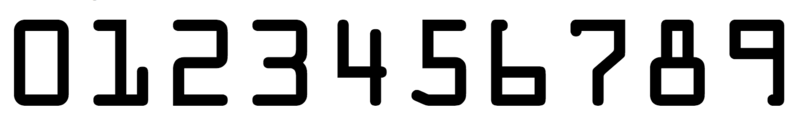
#> input picture src/ocr_a_reference.png, 800 x 126 px
$ python ocr_template_match.py --image ocr_a_reference.png --template ocr_a_reference.png   (older library calls are emulated)
#> lines starting #> are read from the running program, lines starting #| are printed output that depends on the picture; after the words box and inside, x2 and y2 are one past the last pixel; in counts of white or black regions, pixels touching at a corner belong together
### src/myutils.py
import cv2

def sort_contours(cnts, method="left-to-right"):
    reverse = False
    i = 0

    if method == "right-to-left" or method == "bottom-to-top":
        reverse = True

    if method == "top-to-bottom" or method == "bottom-to-top":
        i = 1
    boundingBoxes = [cv2.boundingRect(c) for c in cnts] #用一个最小的矩形，把找到的形状包起来x,y,h,w
    (cnts, boundingBoxes) = zip(*sorted(zip(cnts, boundingBoxes),
                                        key=lambda b: b[1][i], reverse=reverse))
    # what's zip() get is a list of tuple
    # key parameter is to get the value of the iterable, which the sorting depend on
    # the key parameter is a function acting on every element in the first parameter of the sort() function, i.e. a iterablle object, it is a list of tuple generated by zip() here
    # Thus, the input of anonymous fuction lambda b, is the element of zip(cnt, boundingBoxes), i.e. a tuple like (countour, boundingBoxes)
    # Thus b[1] means the second element of tuple, i.e. the bounding box (x,y,w, h), and b[1][i] means sorting depend of the x(i=0), y(i=1)
    return cnts, boundingBoxes

# [13 lines left out: function resize, not called in this run]

### src/ocr_template_match.py
# 导入工具包
from imutils import contours
import numpy as np
import argparse
import cv2
import myutils

# 设置参数
# argparse遍历命令行输入的值为字符串
ap = argparse.ArgumentParser()
ap.add_argument("-i", "--image", required=True,
	help="path to input image")
ap.add_argument("-t", "--template", required=True,
	help="path to template OCR-A image")
args = vars(ap.parse_args())		#args转换为字典格式

# 指定信用卡类型
FIRST_NUMBER = {
	"3": "American Express",
	"4": "Visa",
	"5": "MasterCard",
	"6": "Discover Card"
}
# 绘图展示
def cv_show(name,img):
	cv2.imshow(name, img)
	cv2.waitKey(0)
	cv2.destroyAllWindows()
# 读取一个模板图像
img = cv2.imread(args["template"])
#> img is the input picture: shape (126, 800, 3); mean B, G, R 200.7, 200.7, 200.7
cv_show('img',img)
# 灰度图
ref = cv2.cvtColor(img, cv2.COLOR_BGR2GRAY)
cv_show('ref',ref)
# 二值图像，在黑背景中找白字
ref = cv2.threshold(ref, 10, 255, cv2.THRESH_BINARY_INV)[1]
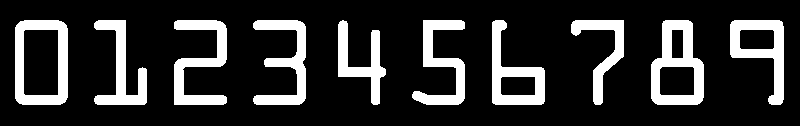
#> ref: shape (126, 800); 18.5% white; 10 white regions
cv_show('ref',ref)

# 计算轮廓
#cv2.findContours()函数接受的参数为二值图，即黑白的（不是灰度图）,cv2.RETR_EXTERNAL只检测外轮廓，cv2.CHAIN_APPROX_SIMPLE只保留终点坐标
#返回的list中每个元素都是图像中的一个轮廓

refCnts, hierarchy = cv2.findContours(ref.copy(), cv2.RETR_EXTERNAL,cv2.CHAIN_APPROX_SIMPLE)
#> refCnts = 10 contours; largest, box (x1, y1, x2, y2) and area: (15, 20, 68, 105) 4288, (651, 20, 704, 105) 3464, (730, 20, 784, 105) 2408, (492, 20, 545, 105) 2338, (174, 20, 227, 105) 1810

cv2.drawContours(img,refCnts,-1,(0,0,255),3)
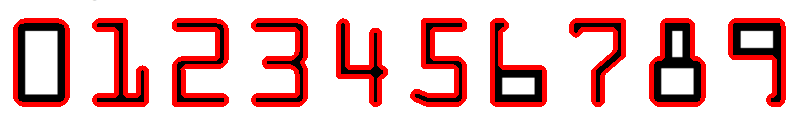
#> img: shape (126, 800, 3); 15.58% of pixels changed, all inside (x1, y1, x2, y2) = (13, 18, 786, 107)
cv_show('img',img)
print ([len(cnt) for cnt in refCnts])
#| [34, 37, 43, 26, 55, 38, 63, 45, 34, 30]
refBoxes = myutils.sort_contours(refCnts, method="left-to-right")[1] #排序，从左到右，从上到下
#> in sort_contours, `boundingBoxes = [cv2.boundingRect(c) for c in cnts]`: boundingBoxes = [(730, 20, 54, 85), (651, 20, 53, 85), (571, 20, 53, 85), (492, 20, 53, 85), (412, 20, 53, 85), (338, 20, 48, 85), (253, 20, 53, 85), (174, 20, 53, 85), (94, 20, 53, 85), (15, 20, 53, 85)]
#> in sort_contours, `(cnts, boundingBoxes) = zip(*sorted(zip(cnts, boundingBoxes), key=lamb..`: cnts has the same summary as refCnts outside sort_contours; boundingBoxes = ((15, 20, 53, 85), (94, 20, 53, 85), (174, 20, 53, 85), (253, 20, 53, 85), (338, 20, 48, 85), (412, 20, 53, 85), (492, 20, 53, 85), (571, 20, 53, 85), (651, 20, 53, 85), (730, 20, 54, 85))
#> refBoxes has the same summary as boundingBoxes in sort_contours
digits = {}


# 遍历每一个轮廓
for (i, b) in enumerate(refBoxes):
	# 计算外接矩形并且resize成合适大小
	(x, y, w, h) = b
	roi = ref[y:y + h, x:x + w]
	roi = cv2.resize(roi, (57, 88))

	# 每一个数字对应每一个模板
	digits[i] = roi
	cv_show('digits',roi)
#> this loop made 10 passes
#> (b, x, w) on passes 1 to 10: ((15, 20, 53, 85), 15, 53), ((94, 20, 53, 85), 94, 53), ((174, 20, 53, 85), 174, 53), ((253, 20, 53, 85), 253, 53), ((338, 20, 48, 85), 338, 48), ((412, 20, 53, 85), 412, 53), ((492, 20, 53, 85), 492, 53), ((571, 20, 53, 85), 571, 53), ((651, 20, 53, 85), 651, 53), ((730, 20, 54, 85), 730, 54)
#> pass 1, `roi = ref[y:y + h, x:x + w]`:
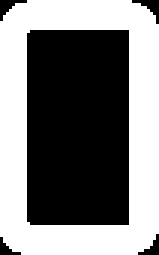
#> roi: shape (85, 53) (shown 3 times larger); 49% white; 1 white region, box (x1, y1, x2, y2) and area: (0, 0, 53, 85) 2206
#> pass 1, `roi = cv2.resize(roi, (57, 88))`:
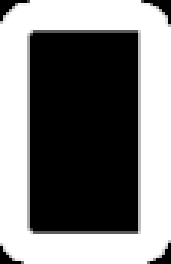
#> roi: shape (88, 57) (shown 3 times larger); min 0, max 255, mean 124.7
#> pass 2, `roi = ref[y:y + h, x:x + w]`:
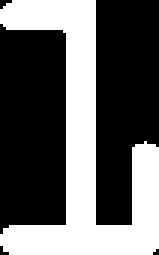
#> roi: shape (85, 53) (shown 3 times larger); 38.2% white; 1 white region, box (x1, y1, x2, y2) and area: (0, 0, 53, 85) 1720
#> pass 2, `roi = cv2.resize(roi, (57, 88))`:
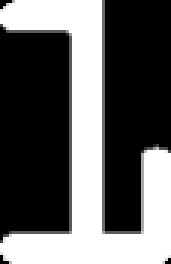
#> roi: shape (88, 57) (shown 3 times larger); min 0, max 255, mean 97.4
#> after the loop, digits = 10 items

# 初始化卷积核
# the size of kernel depends on the size of region you want to manipulate on
rectKernel = cv2.getStructuringElement(cv2.MORPH_RECT, (9, 3))
sqKernel = cv2.getStructuringElement(cv2.MORPH_RECT, (5, 5))

#读取输入图像，预处理
image = cv2.imread(args["image"])
cv_show('image',image)
image = myutils.resize(image, width=300)
gray = cv2.cvtColor(image, cv2.COLOR_BGR2GRAY)
cv_show('gray',gray)

#礼帽操作，突出更明亮的区域
tophat = cv2.morphologyEx(gray, cv2.MORPH_TOPHAT, rectKernel)
cv_show('tophat',np.hstack((tophat,gray)))


gradX = cv2.Sobel(tophat, ddepth=cv2.CV_32F, dx=1, dy=0, #ksize=-1相当于用3*3的
ksize=-1)

gradX = np.absolute(gradX)
(minVal, maxVal) = (np.min(gradX), np.max(gradX))
gradX = (255 * ((gradX - minVal) / (maxVal - minVal)))
gradX = gradX.astype("uint8")

print (np.array(gradX).shape)
cv_show('gradX',gradX)

#通过闭操作（先膨胀，再腐蚀）将数字连在一起
gradX = cv2.morphologyEx(gradX, cv2.MORPH_CLOSE, rectKernel)
cv_show('gradX',gradX)
#THRESH_OTSU会自动寻找合适的阈值，适合双峰，需把阈值参数设置为0
thresh = cv2.threshold(gradX, 0, 255,
	cv2.THRESH_BINARY | cv2.THRESH_OTSU)[1]
cv_show('thresh',thresh)

#再来一个闭操作

thresh = cv2.morphologyEx(thresh, cv2.MORPH_CLOSE, sqKernel) #再来一个闭操作
cv_show('thresh',thresh)

# 计算轮廓

threshCnts, hierarchy = cv2.findContours(thresh.copy(), cv2.RETR_EXTERNAL,
	cv2.CHAIN_APPROX_SIMPLE)

cnts = threshCnts
cur_img = image.copy()
cv2.drawContours(cur_img,cnts,-1,(0,0,255),3)
cv_show('img',cur_img)
locs = []

# 遍历轮廓
for (i, c) in enumerate(cnts):
	# 计算矩形
	(x, y, w, h) = cv2.boundingRect(c)
	ar = w / float(h)

	# 选择合适的区域，根据实际任务来，这里的基本都是四个数字一组
	if ar > 2.5 and ar < 4.0:

		if (w > 40 and w < 55) and (h > 10 and h < 20):
			#符合的留下来
			locs.append((x, y, w, h))

# 将符合的轮廓从左到右排序
locs = sorted(locs, key=lambda x:x[0])
output = []

# 遍历每一个轮廓中的数字
for (i, (gX, gY, gW, gH)) in enumerate(locs):
	# initialize the list of group digits
	groupOutput = []

	# 根据坐标提取每一个组
	group = gray[gY - 5:gY + gH + 5, gX - 5:gX + gW + 5]
	cv_show('group',group)
	# 预处理
	group = cv2.threshold(group, 0, 255,
		cv2.THRESH_BINARY | cv2.THRESH_OTSU)[1]
	cv_show('group',group)
	# 计算每一组的轮廓
	digitCnts,hierarchy = cv2.findContours(group.copy(), cv2.RETR_EXTERNAL,
		cv2.CHAIN_APPROX_SIMPLE)
	digitCnts = contours.sort_contours(digitCnts,
		method="left-to-right")[0]

	# 计算每一组中的每一个数值
	for c in digitCnts:
		# 找到当前数值的轮廓，resize成合适的的大小
		(x, y, w, h) = cv2.boundingRect(c)
		roi = group[y:y + h, x:x + w]
		roi = cv2.resize(roi, (57, 88))
		cv_show('roi',roi)

		# 计算匹配得分
		scores = []

		# 在模板中计算每一个得分
		for digit, digitROI in digits.items():
			# 模板匹配
			result = cv2.matchTemplate(roi, digitROI,cv2.TM_CCOEFF)
			(_, score, _, _) = cv2.minMaxLoc(result)
			scores.append(score)

		# 得到最合适的数字
		groupOutput.append(str(np.argmax(scores)))

	# 画出来
	cv2.rectangle(image, (gX - 5, gY - 5),
		(gX + gW + 5, gY + gH + 5), (0, 0, 255), 1)
	cv2.putText(image, "".join(groupOutput), (gX, gY - 15),
		cv2.FONT_HERSHEY_SIMPLEX, 0.65, (0, 0, 255), 2)

	# 得到结果
	output.extend(groupOutput)

# 打印结果
print("Credit Card Type: {}".format(FIRST_NUMBER[output[0]]))
print("Credit Card #: {}".format("".join(output)))
cv2.imshow("Image", image)
cv2.waitKey(0)
